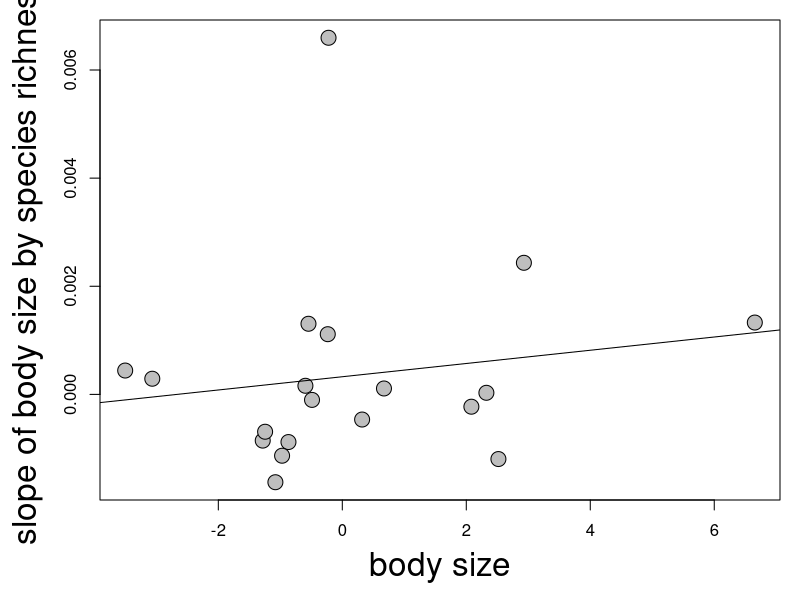
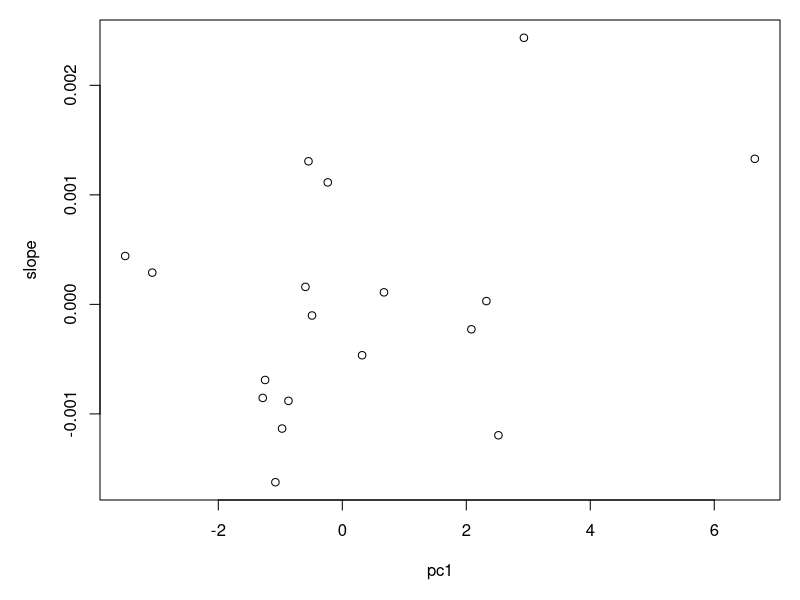
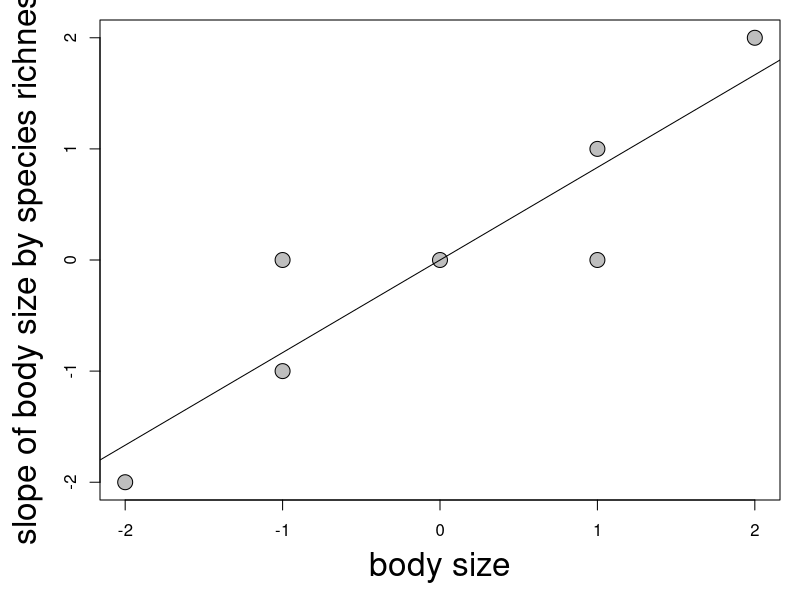

These charts were generated, in order, by the following R code:
# Testing the island rule

setwd("~/Dropbox/Island-bird-morphology/islands")
data <- read.csv('skeletal_data.csv', header = T)
summary(data)
str(data)
require(plyr)

# first reduce dataset to only specimens without missing measurements of key skeletal elements
# remove non-island populations
# remove populations for which landbird species richness is unknown
sub.data <- subset(data, keel.length != 'NA' & coracoid != 'NA' & femur != 'NA' & humerus != 'NA' & tarsometatarsus != 'NA' 
                   & island !='NA' & island != 'continent' & island != 'Australia' & landbird.spp.richness != 'NA') 
summary(sub.data)
sub.data <- droplevels(sub.data)

# PCA across all taxa to correct for body size
pca.data <- sub.data[, c('coracoid', 'femur', 'humerus', 'tarsometatarsus')]
pca <- prcomp(pca.data, scale = T)
summary(pca)
pca
sub.data$pc1 <- pca$x[, 1]*-1

### automate extracting coefficients from linear models for each genus with >=10 samples & >3 island populations
## first, remove genera with <10 samples
# get count of how many samples per genus
genus.sample <- as.data.frame(table(sub.data$genus))
# create vector of genera with <10 samples
few.samples <- subset(genus.sample, Freq < 10)$Var1
few.samples
# remove genera with <10 samples from dataset
dataset <- subset(sub.data, !(genus %in% few.samples))
summary(dataset)
summary(dataset$genus)
dataset <- droplevels(dataset)

## remove genera with <= 3 island populations 
# get count of island populations per species
populations <- ddply(dataset, c('family', 'genus', 'species', 'island'),
                     function(x){
                       c(nsample = nrow(x))
                     })
summary(populations$genus) # gives number of island populations represented by each genus
# create vector of genera with <= 3 island populations
few.island.samples <- subset(as.data.frame(table(populations$genus)), Freq <= 3)$Var1
few.island.samples
# remove genera with <= 3 islands represented from dataset
dataset <- subset(dataset, !(genus %in% few.island.samples))
summary(dataset)
dataset <- droplevels(dataset)

# testing how to extract just the slope from a simple linear model of pc1 by species richness
lm(pc1 ~ landbird.spp.richness, data = dataset)$coefficients[2] # this appears to work

slopes.bodysize <- ddply(dataset, c('family', 'genus'),
                         function(x){
                           c(pc1 = mean(x$pc1),
                             slope = lm(x$pc1 ~ x$landbird.spp.richness)$coefficients[2],
                             nsample = nrow(x))
                         })
summary(slopes.bodysize)
str(slopes.bodysize)
head(slopes.bodysize)
# test that it did what I think it did
duc <- subset(dataset, genus == 'Ducula')
duc.slope <- lm(pc1 ~ landbird.spp.richness, data = duc)$coefficients[2]
duc.pc1mean <- mean(duc$pc1)
duc.slope # slope matches
duc.pc1mean # pc1 mean matches

colnames(slopes.bodysize)
#the name for the slope column is weird. changing it
colnames(slopes.bodysize) <- c('family', 'genus', 'pc1', 'slope', 'nsample')
summary(slopes.bodysize)
par(mar = c(5, 5, 1, 1))
plot(slope ~ pc1, data = slopes.bodysize, cex = 2, cex.lab = 2, pch = 21, bg = 'gray',
     xlab = 'body size', ylab = 'slope of body size by species richness')
abline(lm(slope ~ pc1, data = slopes.bodysize))
summary(lm(slope ~ pc1, data = slopes.bodysize))
# is the lack of relationship driven by the outlier genus Loxigilla?
slopes <- subset(slopes.bodysize, genus != 'Loxigilla')
plot(slope ~ pc1, data = slopes)
summary(lm(slope ~ pc1, data = slopes))
# no, even when the outlier is removed there is not a significant relationship 
# between slope of body size by island richness and body size

# figure of expected relationship if our data followed the island rule
# small-bodied species should get larger on smaller islands (have negative slope)
# large-bodied species should get smaller on smaller islands (have positive slope)

x <- c(-2, -1, -1, 0, 1, 1, 2)
y <- c(-2, -1, 0, 0, 0, 1, 2)
plot(y ~ x, pch = 21, bg = 'gray', cex = 2, cex.lab = 2, 
     xlab = 'body size', ylab = 'slope of body size by species richness')
abline(lm(y ~ x))

